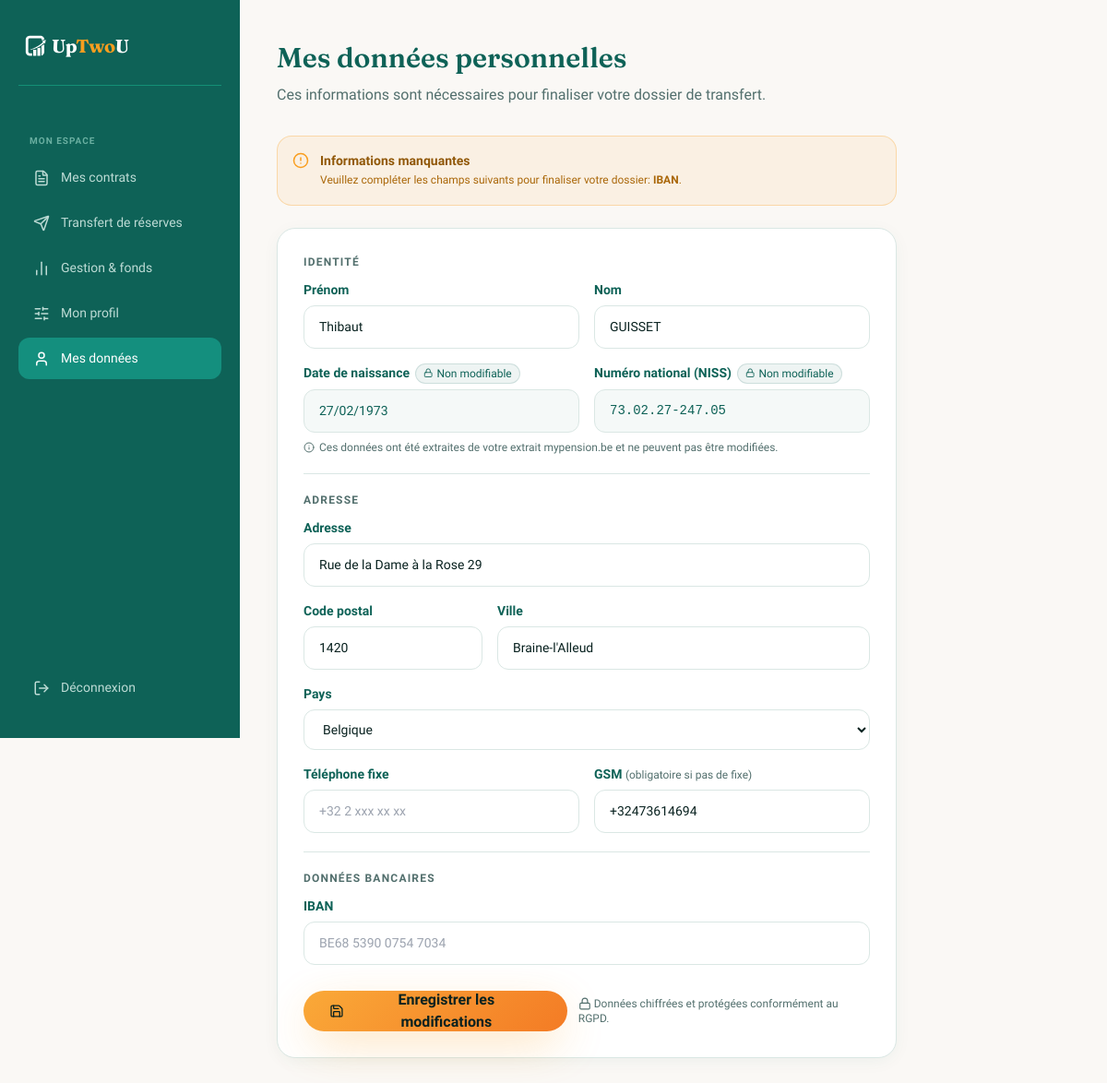
Screenshot of /client/donnees (signed in) with the database file from the repository.
### models.py (models this page shows, shortened)
class Client(db.Model):
    __tablename__ = 'client'
    id = db.Column(db.Integer, primary_key=True)
    user_id = db.Column(db.Integer, db.ForeignKey('user.id'), nullable=False)
    nom = db.Column(db.String(100))
    prenom = db.Column(db.String(100))
    date_naissance = db.Column(db.String(10))   # JJ/MM/AAAA
    sexe = db.Column(db.String(1))              # 'F' | 'M'
    niss = db.Column(db.String(20))
    adresse = db.Column(db.String(200))
    ville = db.Column(db.String(100))
    code_postal = db.Column(db.String(10))
    telephone = db.Column(db.String(20))
    telephone_gsm = db.Column(db.String(20))
    iban = db.Column(db.String(34))
    beneficiaire_vie = db.Column(db.String(200))    # en cas de vie
    beneficiaire_1 = db.Column(db.String(200))      # en cas de décès — 1er (compat)
    beneficiaire_2 = db.Column(db.String(200))      # en cas de décès — 2ème (compat)
    beneficiaires_json = db.Column(db.Text)         # structure complète JSON
    profil_risque = db.Column(db.String(20))    # prudent | equilibre | dynamique | conviction
    profil_choisi_par = db.Column(db.String(20))  # client | courtier
    profil_date = db.Column(db.DateTime)
    pays = db.Column(db.String(100), default='Belgique')
    kyc_verifie = db.Column(db.Boolean, default=False)
    kyc_document = db.Column(db.String(200))      # filename of uploaded ID
    est_ppe = db.Column(db.Boolean, nullable=True)          # personne politiquement exposée
    ppe_details = db.Column(db.String(500), nullable=True)  # fonction / lien si PPE
    frais_acceptes = db.Column(db.Boolean, default=False)
    questionnaire_score = db.Column(db.Integer)   # raw score 0-18
    courtier_id = db.Column(db.Integer, db.ForeignKey('user.id'), nullable=True)
    courtier = db.relationship('User', foreign_keys='Client.courtier_id', backref='clients_assignes')
    cabinet_id = db.Column(db.Integer, db.ForeignKey('cabinet_courtage.id'), nullable=True)
    cabinet = db.relationship('CabinetCourtage', foreign_keys='Client.cabinet_id')
    contrats = db.relationship('Contrat', backref='client', lazy=True)
    analyses = db.relationship('Analyse', backref='client', lazy=True)

### app.py (the view, shortened to what this page needs)
@app.route("/client/donnees", methods=["GET", "POST"])
@login_required
@client_required
def client_donnees():
    client = current_user.client_profile
    form = DonneesForm(obj=client)
    standard_pays = [c[0] for c in form.pays.choices]
    if request.method == 'GET' and client.pays and client.pays not in standard_pays:
        form.pays.data = 'Autre'
        form.pays_libre.data = client.pays
    return render_template("client/donnees.html", client=client, form=form)

### app.py (called while the page is built)
@login_manager.user_loader
def load_user(user_id):
    return db.session.get(User, int(user_id))

def client_required(f):
    @wraps(f)
    def decorated(*args, **kwargs):
        if not current_user.is_authenticated or current_user.role != 'client':
            flash("Accès réservé aux clients.", "error")
            return redirect(url_for('index'))
        return f(*args, **kwargs)
    return decorated

### templates/client/donnees.html (shortened to what this page needs)
{% extends "client/_base.html" %}
{% block content %}
<div class="dashboard-header">
  <h1>Mes données personnelles</h1>
  <p>Ces informations sont nécessaires pour finaliser votre dossier de transfert.</p>
</div>
{% if not client.adresse or not client.iban or not client.beneficiaire_1 or (not client.telephone and not client.telephone_gsm) %}
<div class="flex items-start gap-3 rounded-2xl p-4 mb-6 max-w-2xl"
     style="background:hsl(35 95% 55% / 0.08);border:1px solid hsl(35 95% 55% / 0.30);">
  <i data-lucide="alert-circle" style="width:1.125rem;height:1.125rem;flex-shrink:0;margin-top:1px;color:var(--accent);"></i>
  <div>
    <p class="text-sm font-semibold" style="color:hsl(35 90% 30%);">Informations manquantes</p>
    <p class="text-xs leading-relaxed mt-0.5" style="color:hsl(35 90% 35%);">
      {% set missing = [] %}
      {% if not client.adresse %}{% set _ = missing.append('adresse') %}{% endif %}
      {% if not client.telephone and not client.telephone_gsm %}{% set _ = missing.append('téléphone') %}{% endif %}
      {% if not client.iban %}{% set _ = missing.append('IBAN') %}{% endif %}
      {% if not client.beneficiaire_1 %}{% set _ = missing.append('bénéficiaire en cas de décès') %}{% endif %}
      Veuillez compléter les champs suivants pour finaliser votre dossier: <strong>{{ missing | join(', ') }}</strong>.
    </p>
  </div>
</div>
{% endif %}
<div class="dashboard-card max-w-2xl">
  <form method="POST" class="flex flex-col gap-5">
    <div>
      <p class="text-xs uppercase tracking-widest font-semibold text-muted mb-3">Identité</p>
      <div class="grid grid-cols-2 gap-4">
        <div class="form-group">
          <label class="form-label">{{ form.prenom.label.text }}</label>
          {{ form.prenom(class="form-input") }}
        </div>
        <div class="form-group">
          <label class="form-label">{{ form.nom.label.text }}</label>
          {{ form.nom(class="form-input") }}
        </div>
      </div>
      {% if client.date_naissance or client.niss %}
      <div class="grid grid-cols-2 gap-4 mt-4">
        {% if client.date_naissance %}
        <div class="form-group">
          <label class="form-label flex items-center gap-1.5">
            Date de naissance
            <span class="inline-flex items-center gap-1 text-xs font-normal rounded-full px-2 py-0.5"
                  style="background:hsl(172 75% 22% / 0.07);color:var(--primary);border:1px solid hsl(172 75% 22% / 0.15);">
              <i data-lucide="lock" style="width:0.65rem;height:0.65rem;"></i> Non modifiable
            </span>
          </label>
          <div class="form-input flex items-center" style="background:hsl(172 75% 22% / 0.04);color:var(--primary);cursor:default;">
            {{ client.date_naissance }}
          </div>
        </div>
        {% endif %}
        {% if client.niss %}
        <div class="form-group">
          <label class="form-label flex items-center gap-1.5">
            Numéro national (NISS)
            <span class="inline-flex items-center gap-1 text-xs font-normal rounded-full px-2 py-0.5"
                  style="background:hsl(172 75% 22% / 0.07);color:var(--primary);border:1px solid hsl(172 75% 22% / 0.15);">
              <i data-lucide="lock" style="width:0.65rem;height:0.65rem;"></i> Non modifiable
            </span>
          </label>
          <div class="form-input flex items-center font-mono" style="background:hsl(172 75% 22% / 0.04);color:var(--primary);cursor:default;">
            {{ client.niss }}
          </div>
        </div>
        {% endif %}
      </div>
      <p class="text-xs text-muted mt-2">
        <i data-lucide="info" style="width:0.75rem;height:0.75rem;display:inline;vertical-align:middle;margin-right:2px;"></i>
        Ces données ont été extraites de votre extrait mypension.be et ne peuvent pas être modifiées.
      </p>
      {% endif %}
    </div>
    <div style="height:1px;background:var(--border);"></div>
    <div>
      <p class="text-xs uppercase tracking-widest font-semibold text-muted mb-3">Adresse</p>
      <div class="flex flex-col gap-4">
        <div class="form-group">
          <label class="form-label">{{ form.adresse.label.text }}</label>
          {{ form.adresse(class="form-input", placeholder="Rue de la Loi 16") }}
        </div>
        <div class="grid grid-cols-3 gap-4">
          <div class="form-group">
            <label class="form-label">{{ form.code_postal.label.text }}</label>
            {{ form.code_postal(class="form-input", placeholder="1000") }}
          </div>
          <div class="form-group col-span-2">
            <label class="form-label">{{ form.ville.label.text }}</label>
            {{ form.ville(class="form-input", placeholder="Bruxelles") }}
          </div>
        </div>
        <div class="form-group">
          <label class="form-label">{{ form.pays.label.text }}</label>
          {{ form.pays(class="form-input", id="pays-select") }}
        </div>
        <div class="grid grid-cols-2 gap-4">
          <div class="form-group">
            <label class="form-label">{{ form.telephone.label.text }}</label>
            {{ form.telephone(class="form-input", placeholder="+32 2 xxx xx xx") }}
          </div>
          <div class="form-group">
            <label class="form-label">
              {{ form.telephone_gsm.label.text }}
              <span class="text-xs font-normal text-muted">(obligatoire si pas de fixe)</span>
            </label>
            {{ form.telephone_gsm(class="form-input", placeholder="+32 4xx xx xx xx") }}
          </div>
        </div>
      </div>
    </div>
    <div style="height:1px;background:var(--border);"></div>
    <div>
      <p class="text-xs uppercase tracking-widest font-semibold text-muted mb-3">Données bancaires</p>
      <div class="form-group">
        <label class="form-label">{{ form.iban.label.text }}</label>
        <div class="relative">
          {{ form.iban(class="form-input", placeholder="BE68 5390 0754 7034", id="iban-input", autocomplete="off", style="padding-right:2.5rem;") }}
        </div>
      </div>
    </div>
    <div class="flex items-center gap-3 pt-2">
      <button type="submit" class="btn btn-primary" style="height:2.75rem;padding:0 1.75rem;">
        <i data-lucide="save" style="width:1rem;height:1rem;margin-right:0.5rem;"></i>
        {{ form.submit.label.text }}
      </button>
      <p class="text-xs text-muted">
        <i data-lucide="lock" style="width:0.875rem;height:0.875rem;display:inline;"></i>
        Données chiffrées et protégées conformément au RGPD.
      </p>
    </div>
  </form>
</div>
{% endblock %}

### static/css/style.css (style rules this page uses)
:root { --background: hsl(40, 33%, 97%); --foreground: hsl(175, 60%, 8%); --card: hsl(0, 0%, 100%); --card-foreground: hsl(175, 60%, 8%); --primary: hsl(172, 75%, 22%); --primary-foreground: hsl(40, 33%, 97%); --primary-glow: hsl(165, 70%, 45%); --secondary: hsl(168, 30%, 92%); --secondary-foreground: hsl(172, 75%, 22%); --muted: hsl(40, 20%, 93%); --muted-foreground: hsl(175, 15%, 38%); --accent: hsl(35, 95%, 55%); --accent-foreground: hsl(175, 60%, 8%); --accent-soft: hsl(35, 95%, 92%); --border: hsl(168, 20%, 88%); --radius: 1rem; --shadow-glow: 0 20px 60px -15px hsl(172 75% 22% / 0.35); --shadow-accent: 0 15px 50px -10px hsl(35 95% 55% / 0.45); --shadow-soft: 0 8px 30px -8px hsl(172 75% 22% / 0.12); --shadow-card: 0 4px 20px -4px hsl(172 75% 22% / 0.08); }
*, *::before, *::after { box-sizing: border-box; }
html { scroll-behavior: smooth; }
body { margin: 0; background-color: var(--background); color: var(--foreground); font-family: "Plus Jakarta Sans", ui-sans-serif, system-ui, sans-serif; -webkit-font-smoothing: antialiased; }
.text-muted { color: var(--muted-foreground) !important; }
.btn { display: inline-flex; align-items: center; justify-content: center; font-weight: 600; font-size: 0.875rem; transition: all 0.2s ease; cursor: pointer; text-decoration: none; border: none; outline: none; }
.btn-primary { background: linear-gradient(135deg, hsl(35 95% 60%) 0%, hsl(25 90% 55%) 100%); color: var(--accent-foreground); border-radius: 9999px; padding: 0 1.75rem; height: 3.5rem; font-size: 1rem; box-shadow: var(--shadow-accent); }
[data-lucide] { display: inline-block; vertical-align: middle; }
.dashboard-header { margin-bottom: 2rem; }
.dashboard-header h1 { font-family: "Fraunces", serif; font-size: 1.875rem; font-weight: 600; color: var(--primary); margin: 0; }
.dashboard-header p { color: var(--muted-foreground); margin: 0.375rem 0 0; }
.dashboard-card { background: var(--card); border: 1px solid var(--border); border-radius: 1.25rem; padding: 1.75rem; box-shadow: var(--shadow-card); }
.form-group { display: flex; flex-direction: column; gap: 0.375rem; }
.form-label { font-size: 0.875rem; font-weight: 600; color: var(--primary); }
.form-input { padding: 0.75rem 1rem; border: 1px solid var(--border); border-radius: 0.75rem; font-size: 0.875rem; font-family: inherit; background: white; color: var(--foreground); transition: border-color 0.2s; outline: none; width: 100%; box-sizing: border-box; }

### rows the page displays
Client: prenom "Thibaut", nom "GUISSET", date_naissance "27/02/1973", niss "73.02.27-247.05", adresse "Rue de la Dame à la Rose 29", code_postal "1420", ville "Braine-l'Alleud", pays "Belgique", telephone_gsm "+32473614694"

### other values shown
{{ missing | join(', ') }} "IBAN"
